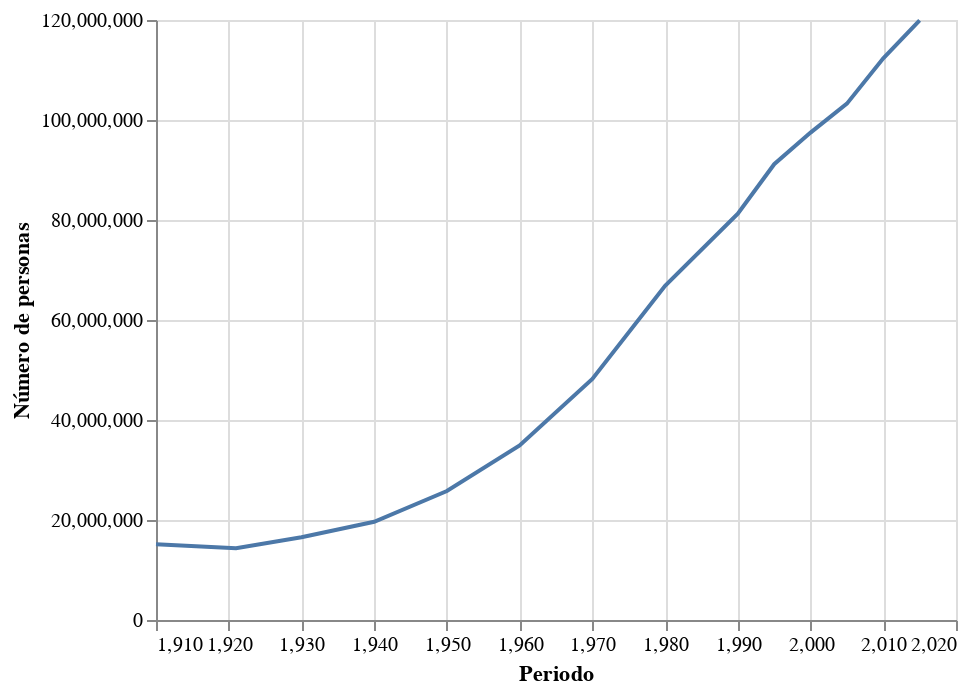

Notebook cell for this chart:
### Markdown cell above
### Ejemplo del Capítulo 2:

### Code cell
alt.Chart(datos).mark_line().encode(
    x = 'Periodo',
    y = 'Número de personas',
)

### Figure 1 — Vega-Lite specification as saved in the notebook (floating-point values rounded to 4 significant figures)
{"$schema": "https://vega.github.io/schema/vega-lite/v2.6.0.json", "config": {"view": {"height": 300, "width": 400}}, "data": {"name": "data-cf3d660dcf7d8fe1659bd5f2e283e349"}, "datasets": {"data-cf3d660dcf7d8fe1659bd5f2e283e349": [{"Número de personas": 15160369, "Periodo": 1910}, {"Número de personas": 14334780, "Periodo": 1921}, {"Número de personas": 16552722, "Periodo": 1930}, {"Número de personas": 19653552, "Periodo": 1940}, {"Número de personas": 25791017, "Periodo": 1950}, {"Número de personas": 34923129, "Periodo": 1960}, {"Número de personas": 48225238, "Periodo": 1970}, {"Número de personas": 66846833, "Periodo": 1980}, {"Número de personas": 81249645, "Periodo": 1990}, {"Número de personas": 91158290, "Periodo": 1995}, {"Número de personas": 97483412, "Periodo": 2000}, {"Número de personas": 103263388, "Periodo": 2005}, {"Número de personas": 112336538, "Periodo": 2010}, {"Número de personas": 119938473, "Periodo": 2015}]}, "encoding": {"x": {"field": "Periodo", "type": "quantitative"}, "y": {"field": "Número de personas", "type": "quantitative"}}, "mark": "line"}
